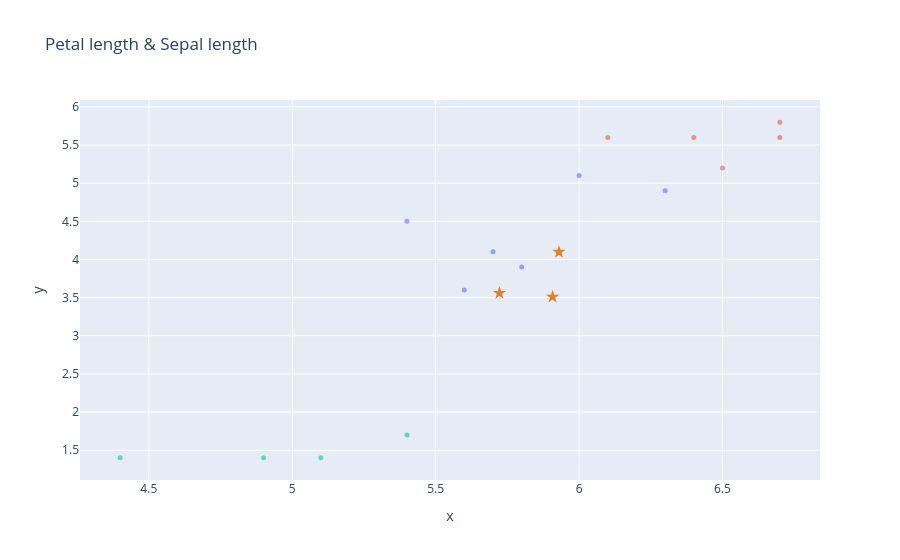

Here is the notebook cell this chart was saved with:
### Code cell
fig = plot_dataframe(validation[:, [0, 2]], title='Blobs Dataset', label=y_validation)
for i, centroid in enumerate(centroids):
    fig = plot_centroid(fig, centroid[[0, 2]], colors=["#e67e22"], marker_size=10, symbol='star', name=f'Centroid {i+1}')
fig.update_layout(showlegend=False, title='Petal length & Sepal length')
fig.show()

### Figure 1 — Plotly figure (JSON) as saved in the notebook; plotly's stock layout.template omitted (floating-point values rounded to 4 significant figures)
{"data": [{"hovertemplate": "color=#82e0aa<br>x=%{x}<br>y=%{y}<extra></extra>", "legendgroup": "#82e0aa", "marker": {"color": "#636efa", "opacity": 0.6, "size": 5, "symbol": "circle"}, "mode": "markers", "name": "#82e0aa", "orientation": "v", "showlegend": true, "type": "scatter", "x": [6.3, 5.6, 5.7, 5.4, 5.8, 6.0], "xaxis": "x", "y": [4.9, 3.6, 4.1, 4.5, 3.9, 5.1], "yaxis": "y"}, {"hovertemplate": "color=#f1948a<br>x=%{x}<br>y=%{y}<extra></extra>", "legendgroup": "#f1948a", "marker": {"color": "#EF553B", "opacity": 0.6, "size": 5, "symbol": "circle"}, "mode": "markers", "name": "#f1948a", "orientation": "v", "showlegend": true, "type": "scatter", "x": [6.7, 6.1, 6.4, 6.7, 6.5], "xaxis": "x", "y": [5.6, 5.6, 5.6, 5.8, 5.2], "yaxis": "y"}, {"hovertemplate": "color=#f7dc6f<br>x=%{x}<br>y=%{y}<extra></extra>", "legendgroup": "#f7dc6f", "marker": {"color": "#00cc96", "opacity": 0.6, "size": 5, "symbol": "circle"}, "mode": "markers", "name": "#f7dc6f", "orientation": "v", "showlegend": true, "type": "scatter", "x": [4.4, 5.4, 5.1, 4.9], "xaxis": "x", "y": [1.4, 1.7, 1.4, 1.4], "yaxis": "y"}, {"marker": {"color": "#e67e22", "size": 10, "symbol": "star"}, "mode": "markers", "name": "Centroid 1", "type": "scatter", "x": [5.908], "y": [3.51]}, {"marker": {"color": "#e67e22", "size": 10, "symbol": "star"}, "mode": "markers", "name": "Centroid 2", "type": "scatter", "x": [5.722], "y": [3.559]}, {"marker": {"color": "#e67e22", "size": 10, "symbol": "star"}, "mode": "markers", "name": "Centroid 3", "type": "scatter", "x": [5.93], "y": [4.098]}], "layout": {"legend": {"title": {"text": "color"}, "tracegroupgap": 0}, "showlegend": false, "title": {"text": "Petal length & Sepal length"}, "xaxis": {"anchor": "y", "domain": [0, 1], "title": {"text": "x"}}, "yaxis": {"anchor": "x", "domain": [0, 1], "title": {"text": "y"}}}}
